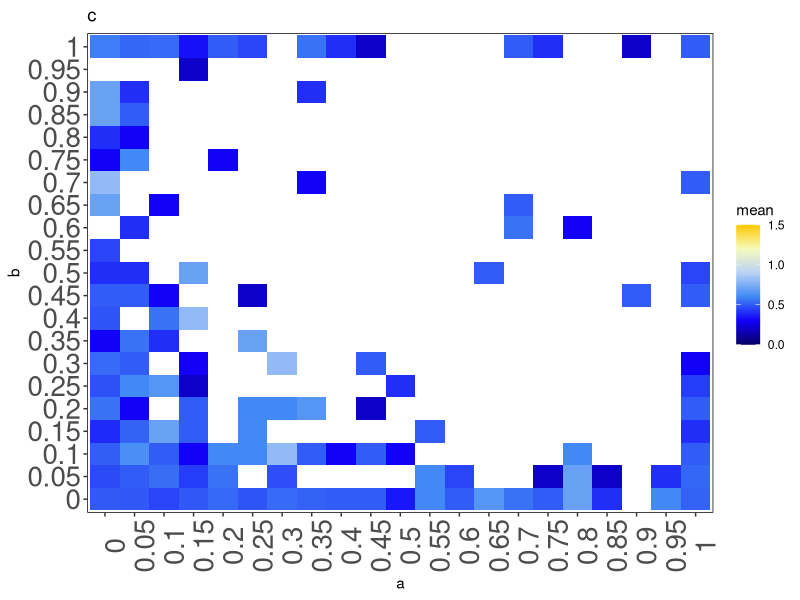

Write the R code that produced this figure.
library(plyr)
library(tidyverse)
library(RColorBrewer)
library(gridExtra)
library(ggridges)

get_perc_target <- function(lower_bin, p, dat) {
  df <- data.frame(p, dat)
  names(df) <- c("x", "y", "dat")
  df <- mutate(df, x_cat = cut(df$x, c(lower_bin, max(df$x)), 
                               labels = as.character(lower_bin), 
                               orderd_result = TRUE)) %>%
    mutate(., y_cat = cut(df$y, c(lower_bin, max(df$y)),
                          labels = as.character(lower_bin),
                          ordered_result = TRUE)) %>%
    ddply(., .(x_cat, y_cat), summarise, mean = mean(dat))
  return(df)
}

get_mean_var <- function(lower_bin, p, dat) {
  df <- data.frame(p, dat)
  names(df) <- c("x", "y", "dat")
  df <- mutate(df, x_cat = cut(df$x, c(lower_bin, max(df$x)), 
                               labels = as.character(lower_bin), 
                               orderd_result = TRUE)) %>%
    mutate(., y_cat = cut(df$y, c(lower_bin, max(df$y)),
                          labels = as.character(lower_bin),
                          ordered_result = TRUE)) %>%
    ddply(., .(x_cat, y_cat), summarise, mean = mean(dat), var = var(dat))
  return(df)
}

summary_df <- function(lower_bin, p, dat, summary_type) {
  sdf <- NULL
  summary_function <- ifelse(summary_type == "perc_target", get_perc_target, get_mean_var)
  pars <- c(15,13,1)
  for(i in 1:3) {
    sdf[,i] <- summary_function(lower_bin, p[, c(11,pars[i])], dat)
  }
  names(sdf) <- c("")
}

#myPalette <- colorRampPalette(rev(brewer.pal(9, "YlOrRd")))
myP <- colorRampPalette(c("#070066","#1100FA","#428af5","#BAD3F7", "#F6FCBD", "#FFC803"), 
                        bias = 1.)

plot_heatmap <- function(df, axisnames, plottitle, filltitle, limits) {
  ggplot(df, aes(x_cat, y_cat, fill = mean)) + 
    geom_tile() +
    theme(panel.background = element_rect(fill = "white", colour = NA),
          panel.border = element_rect(fill = NA, colour= "black"),
          panel.grid = element_line(colour = NA),
          panel.grid.minor = element_line(colour = NA),
          strip.background = element_rect(fill = NA, colour = NA),
          axis.text = element_text(size = 20),
          axis.text.x = element_text(angle = 90)) +
    scale_fill_gradientn(colors = myP(100), limits = limits) +
    labs(x = axisnames[1], y = axisnames[2], title = plottitle) 
}

plot_heatmap_var <- function(df, axisnames, plottitle, filltitle, limits) {
  ggplot(df, aes(x_cat, y_cat, fill = var)) + 
    geom_tile() +
    theme(panel.background = element_rect(fill = "white", colour = NA),
          panel.border = element_rect(fill = NA, colour= "black"),
          panel.grid = element_line(colour = NA),
          panel.grid.minor = element_line(colour = NA),
          strip.background = element_rect(fill = NA, colour = NA),
          axis.text = element_text(size = 8)) +
    scale_fill_gradientn(colors = myP(100), limits = limits) +
    labs(x = axisnames[1], y = axisnames[2], title = plottitle) 
}

#testing
p <- matrix(rlnorm(1000, meanlog = log(0.01)+2, sdlog = 2), ncol = 2)
dat <- rbinom(5000, 1, 0.5)
lower_bin <- seq(0., 1., 0.05)
 
df <- get_perc_target(lower_bin, p, dat)
p1 <- plot_heatmap(df, c("a", "b"), "c", "d", limits = c(0., 1.5))
# svg("M:/test.svg", height = 12, width = 20)
# grid.arrange(p1, p1, p1, p1, p1, p1, p1, p1, p1, p1, p1, p1, nrow = 4, ncol = 3)
# dev.off()
